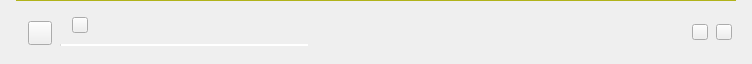
<?xml version="1.0" encoding="UTF-8"?>
<ui version="4.0">
 <class>TransferManagerDelegateWidget</class>
 <widget class="QWidget" name="TransferManagerDelegateWidget">
  <property name="geometry">
   <rect>
    <x>0</x>
    <y>0</y>
    <width>752</width>
    <height>64</height>
   </rect>
  </property>
  <property name="sizePolicy">
   <sizepolicy hsizetype="Expanding" vsizetype="Fixed">
    <horstretch>0</horstretch>
    <verstretch>0</verstretch>
   </sizepolicy>
  </property>
  <property name="minimumSize">
   <size>
    <width>0</width>
    <height>64</height>
   </size>
  </property>
  <property name="maximumSize">
   <size>
    <width>16777215</width>
    <height>64</height>
   </size>
  </property>
  <property name="windowTitle">
   <string/>
  </property>
  <property name="autoFillBackground">
   <bool>false</bool>
  </property>
  <property name="styleSheet">
   <string notr="true">
TransferManagerDelegateWidget
{
    background-color: transparent;
}

#bItemSpeed
{
background-color: transparent;
border:none;
color: #303233; /*colorToken.text-primary*/
}

#itemSepLine
{
    height: 1px;
    min-height: 1px;
    max-height: 1px;
    border: none;
    background: #B1B31A; /*colorToken.border-subtle*/
	margin-left: 16px;
	margin-right: 16px;
}

QProgressBar
{
    border-radius: 2px;
    height: 2px;
}

#sStatus QLabel
{
    qProperty-alignment: 'AlignLeft | AlignVCenter';
}

#lItemStatus
{
  color: #FF007C3E;/*colorToken.text-success*/
}

#lItemPaused,#lItemPausedQueued_1
{
  color: #FFB55407;/*colorToken.text-warning*/
}

#lItemFailed
{
  color: #FFE31B57;/*colorToken.text-error*/
}

#lRetryMsg
{
  color: #F46265;
}

#tItemRetry
{
    background-color: #ff303233; /*colorToken.button-primary*/
    color: #ff303233; /*colorToken.text-inverse-accent*/
}</string>
  </property>
  <layout class="QVBoxLayout" name="TransferManagerItemLayout">
   <property name="spacing">
    <number>0</number>
   </property>
   <property name="leftMargin">
    <number>0</number>
   </property>
   <property name="topMargin">
    <number>0</number>
   </property>
   <property name="rightMargin">
    <number>0</number>
   </property>
   <property name="bottomMargin">
    <number>0</number>
   </property>
   <item>
    <widget class="Line" name="itemSepLine">
     <property name="sizePolicy">
      <sizepolicy hsizetype="Expanding" vsizetype="Fixed">
       <horstretch>0</horstretch>
       <verstretch>0</verstretch>
      </sizepolicy>
     </property>
     <property name="orientation">
      <enum>Qt::Horizontal</enum>
     </property>
    </widget>
   </item>
   <item>
    <widget class="QStackedWidget" name="sTransferState">
     <property name="sizePolicy">
      <sizepolicy hsizetype="Expanding" vsizetype="Preferred">
       <horstretch>0</horstretch>
       <verstretch>0</verstretch>
      </sizepolicy>
     </property>
     <property name="minimumSize">
      <size>
       <width>0</width>
       <height>64</height>
      </size>
     </property>
     <property name="maximumSize">
      <size>
       <width>16777215</width>
       <height>64</height>
      </size>
     </property>
     <property name="currentIndex">
      <number>0</number>
     </property>
     <widget class="QWidget" name="stateActive">
      <property name="sizePolicy">
       <sizepolicy hsizetype="Expanding" vsizetype="Preferred">
        <horstretch>0</horstretch>
        <verstretch>0</verstretch>
       </sizepolicy>
      </property>
      <property name="minimumSize">
       <size>
        <width>0</width>
        <height>0</height>
       </size>
      </property>
      <property name="maximumSize">
       <size>
        <width>16777215</width>
        <height>16777215</height>
       </size>
      </property>
      <layout class="QHBoxLayout" name="stateActiveLayout">
       <property name="spacing">
        <number>0</number>
       </property>
       <property name="leftMargin">
        <number>28</number>
       </property>
       <property name="topMargin">
        <number>0</number>
       </property>
       <property name="rightMargin">
        <number>20</number>
       </property>
       <property name="bottomMargin">
        <number>0</number>
       </property>
       <item>
        <widget class="IconLabel" name="tFileType">
         <property name="minimumSize">
          <size>
           <width>24</width>
           <height>24</height>
          </size>
         </property>
         <property name="maximumSize">
          <size>
           <width>24</width>
           <height>24</height>
          </size>
         </property>
         <property name="iconSize">
          <size>
           <width>48</width>
           <height>48</height>
          </size>
         </property>
        </widget>
       </item>
       <item>
        <spacer name="horizontalSpacer_4">
         <property name="orientation">
          <enum>Qt::Horizontal</enum>
         </property>
         <property name="sizeType">
          <enum>QSizePolicy::Fixed</enum>
         </property>
         <property name="sizeHint" stdset="0">
          <size>
           <width>8</width>
           <height>0</height>
          </size>
         </property>
        </spacer>
       </item>
       <item>
        <widget class="QWidget" name="wName" native="true">
         <property name="sizePolicy">
          <sizepolicy hsizetype="Preferred" vsizetype="Fixed">
           <horstretch>0</horstretch>
           <verstretch>0</verstretch>
          </sizepolicy>
         </property>
         <property name="minimumSize">
          <size>
           <width>0</width>
           <height>36</height>
          </size>
         </property>
         <property name="maximumSize">
          <size>
           <width>16777215</width>
           <height>36</height>
          </size>
         </property>
         <layout class="QVBoxLayout" name="wNameLayout">
          <property name="spacing">
           <number>8</number>
          </property>
          <property name="leftMargin">
           <number>0</number>
          </property>
          <property name="topMargin">
           <number>0</number>
          </property>
          <property name="rightMargin">
           <number>10</number>
          </property>
          <property name="bottomMargin">
           <number>0</number>
          </property>
          <item>
           <widget class="QWidget" name="wTransferName" native="true">
            <property name="minimumSize">
             <size>
              <width>0</width>
              <height>20</height>
             </size>
            </property>
            <property name="maximumSize">
             <size>
              <width>16777215</width>
              <height>20</height>
             </size>
            </property>
            <layout class="QHBoxLayout" name="horizontalLayout_4" stretch="0,0,0">
             <property name="spacing">
              <number>5</number>
             </property>
             <property name="leftMargin">
              <number>0</number>
             </property>
             <property name="topMargin">
              <number>0</number>
             </property>
             <property name="rightMargin">
              <number>0</number>
             </property>
             <property name="bottomMargin">
              <number>0</number>
             </property>
             <item alignment="Qt::AlignVCenter">
              <widget class="QLabel" name="lTransferName">
               <property name="sizePolicy">
                <sizepolicy hsizetype="Preferred" vsizetype="Expanding">
                 <horstretch>0</horstretch>
                 <verstretch>0</verstretch>
                </sizepolicy>
               </property>
               <property name="minimumSize">
                <size>
                 <width>0</width>
                 <height>0</height>
                </size>
               </property>
               <property name="maximumSize">
                <size>
                 <width>16777215</width>
                 <height>16777215</height>
                </size>
               </property>
               <property name="text">
                <string/>
               </property>
               <property name="textFormat">
                <enum>Qt::PlainText</enum>
               </property>
              </widget>
             </item>
             <item>
              <widget class="IconLabel" name="lSyncIcon">
               <property name="minimumSize">
                <size>
                 <width>16</width>
                 <height>16</height>
                </size>
               </property>
               <property name="maximumSize">
                <size>
                 <width>16</width>
                 <height>16</height>
                </size>
               </property>
               <property name="text">
                <string notr="true"/>
               </property>
               <property name="icon">
                <iconset resource="../../../gui/Resources_common.qrc">
                 <normaloff>:/sync-01_small_thin_outline</normaloff>:/sync-01_small_thin_outline</iconset>
               </property>
               <property name="normal_off" stdset="0">
                <string notr="true">icon-primary</string>
               </property>
              </widget>
             </item>
             <item>
              <spacer name="nameSpacer">
               <property name="orientation">
                <enum>Qt::Horizontal</enum>
               </property>
               <property name="sizeType">
                <enum>QSizePolicy::MinimumExpanding</enum>
               </property>
               <property name="sizeHint" stdset="0">
                <size>
                 <width>38</width>
                 <height>0</height>
                </size>
               </property>
              </spacer>
             </item>
            </layout>
           </widget>
          </item>
          <item>
           <widget class="QWidget" name="wProgressBar" native="true">
            <property name="sizePolicy">
             <sizepolicy hsizetype="Expanding" vsizetype="Fixed">
              <horstretch>0</horstretch>
              <verstretch>0</verstretch>
             </sizepolicy>
            </property>
            <property name="minimumSize">
             <size>
              <width>0</width>
              <height>16</height>
             </size>
            </property>
            <property name="maximumSize">
             <size>
              <width>16777215</width>
              <height>16</height>
             </size>
            </property>
            <layout class="QHBoxLayout" name="horizontalLayout">
             <property name="spacing">
              <number>0</number>
             </property>
             <property name="leftMargin">
              <number>0</number>
             </property>
             <property name="topMargin">
              <number>0</number>
             </property>
             <property name="rightMargin">
              <number>38</number>
             </property>
             <property name="bottomMargin">
              <number>0</number>
             </property>
             <item>
              <widget class="QProgressBar" name="pbTransfer">
               <property name="sizePolicy">
                <sizepolicy hsizetype="Expanding" vsizetype="Fixed">
                 <horstretch>0</horstretch>
                 <verstretch>0</verstretch>
                </sizepolicy>
               </property>
               <property name="minimumSize">
                <size>
                 <width>0</width>
                 <height>2</height>
                </size>
               </property>
               <property name="maximumSize">
                <size>
                 <width>16777215</width>
                 <height>2</height>
                </size>
               </property>
               <property name="maximum">
                <number>1000</number>
               </property>
               <property name="value">
                <number>0</number>
               </property>
               <property name="textVisible">
                <bool>false</bool>
               </property>
               <property name="invertedAppearance">
                <bool>false</bool>
               </property>
               <property name="format">
                <string notr="true"/>
               </property>
              </widget>
             </item>
            </layout>
           </widget>
          </item>
         </layout>
        </widget>
       </item>
       <item>
        <widget class="QWidget" name="wSize" native="true">
         <property name="sizePolicy">
          <sizepolicy hsizetype="Fixed" vsizetype="Fixed">
           <horstretch>0</horstretch>
           <verstretch>0</verstretch>
          </sizepolicy>
         </property>
         <property name="minimumSize">
          <size>
           <width>0</width>
           <height>0</height>
          </size>
         </property>
         <property name="maximumSize">
          <size>
           <width>16777215</width>
           <height>16777215</height>
          </size>
         </property>
         <layout class="QHBoxLayout" name="horizontalLayout_2">
          <property name="spacing">
           <number>0</number>
          </property>
          <property name="leftMargin">
           <number>0</number>
          </property>
          <property name="topMargin">
           <number>0</number>
          </property>
          <property name="rightMargin">
           <number>10</number>
          </property>
          <property name="bottomMargin">
           <number>0</number>
          </property>
          <item alignment="Qt::AlignVCenter">
           <widget class="QLabel" name="lDone">
            <property name="minimumSize">
             <size>
              <width>0</width>
              <height>0</height>
             </size>
            </property>
            <property name="maximumSize">
             <size>
              <width>16777215</width>
              <height>16777215</height>
             </size>
            </property>
            <property name="text">
             <string/>
            </property>
            <property name="font-size" stdset="0">
             <string notr="true">caption</string>
            </property>
           </widget>
          </item>
          <item alignment="Qt::AlignVCenter">
           <widget class="QLabel" name="lTotal">
            <property name="minimumSize">
             <size>
              <width>0</width>
              <height>0</height>
             </size>
            </property>
            <property name="maximumSize">
             <size>
              <width>16777215</width>
              <height>16777215</height>
             </size>
            </property>
            <property name="text">
             <string/>
            </property>
            <property name="semibold" stdset="0">
             <bool>true</bool>
            </property>
            <property name="font-size" stdset="0">
             <string notr="true">caption</string>
            </property>
           </widget>
          </item>
          <item>
           <spacer name="horizontalSpacer">
            <property name="orientation">
             <enum>Qt::Horizontal</enum>
            </property>
            <property name="sizeHint" stdset="0">
             <size>
              <width>0</width>
              <height>0</height>
             </size>
            </property>
           </spacer>
          </item>
         </layout>
        </widget>
       </item>
       <item>
        <widget class="QWidget" name="cSpeedItem" native="true">
         <property name="sizePolicy">
          <sizepolicy hsizetype="Fixed" vsizetype="Fixed">
           <horstretch>0</horstretch>
           <verstretch>0</verstretch>
          </sizepolicy>
         </property>
         <property name="minimumSize">
          <size>
           <width>0</width>
           <height>0</height>
          </size>
         </property>
         <property name="maximumSize">
          <size>
           <width>16777215</width>
           <height>16777215</height>
          </size>
         </property>
         <layout class="QHBoxLayout" name="horizontalLayout_10">
          <property name="spacing">
           <number>0</number>
          </property>
          <property name="leftMargin">
           <number>0</number>
          </property>
          <property name="topMargin">
           <number>0</number>
          </property>
          <property name="rightMargin">
           <number>10</number>
          </property>
          <property name="bottomMargin">
           <number>0</number>
          </property>
          <item alignment="Qt::AlignLeft">
           <widget class="TokenizableButton" name="bItemSpeed" native="true">
            <property name="sizePolicy">
             <sizepolicy hsizetype="Expanding" vsizetype="Expanding">
              <horstretch>0</horstretch>
              <verstretch>0</verstretch>
             </sizepolicy>
            </property>
            <property name="minimumSize">
             <size>
              <width>0</width>
              <height>0</height>
             </size>
            </property>
            <property name="maximumSize">
             <size>
              <width>16777215</width>
              <height>16777215</height>
             </size>
            </property>
            <property name="text" stdset="0">
             <string notr="true"/>
            </property>
            <property name="iconSize" stdset="0">
             <size>
              <width>16</width>
              <height>16</height>
             </size>
            </property>
            <property name="normal_off" stdset="0">
             <string notr="true">icon-primary</string>
            </property>
            <property name="font-size" stdset="0">
             <string notr="true">caption</string>
            </property>
            <property name="semibold" stdset="0">
             <bool>true</bool>
            </property>
           </widget>
          </item>
          <item>
           <spacer name="horizontalSpacer_11">
            <property name="orientation">
             <enum>Qt::Horizontal</enum>
            </property>
            <property name="sizeHint" stdset="0">
             <size>
              <width>0</width>
              <height>0</height>
             </size>
            </property>
           </spacer>
          </item>
         </layout>
        </widget>
       </item>
       <item>
        <widget class="QStackedWidget" name="sStatus">
         <property name="minimumSize">
          <size>
           <width>0</width>
           <height>0</height>
          </size>
         </property>
         <property name="maximumSize">
          <size>
           <width>16777215</width>
           <height>16777215</height>
          </size>
         </property>
         <property name="currentIndex">
          <number>0</number>
         </property>
         <widget class="QWidget" name="pActive">
          <layout class="QHBoxLayout" name="horizontalLayout_6">
           <property name="spacing">
            <number>0</number>
           </property>
           <property name="leftMargin">
            <number>0</number>
           </property>
           <property name="topMargin">
            <number>0</number>
           </property>
           <property name="rightMargin">
            <number>10</number>
           </property>
           <property name="bottomMargin">
            <number>0</number>
           </property>
           <item alignment="Qt::AlignVCenter">
            <widget class="QLabel" name="lItemStatus">
             <property name="wordWrap">
              <bool>true</bool>
             </property>
             <property name="font-size" stdset="0">
              <string notr="true">caption</string>
             </property>
            </widget>
           </item>
           <item>
            <spacer name="horizontalSpacer_10">
             <property name="orientation">
              <enum>Qt::Horizontal</enum>
             </property>
             <property name="sizeHint" stdset="0">
              <size>
               <width>0</width>
               <height>0</height>
              </size>
             </property>
            </spacer>
           </item>
          </layout>
         </widget>
         <widget class="QWidget" name="pQueued">
          <layout class="QHBoxLayout" name="horizontalLayout_8">
           <property name="spacing">
            <number>0</number>
           </property>
           <property name="leftMargin">
            <number>0</number>
           </property>
           <property name="topMargin">
            <number>0</number>
           </property>
           <property name="rightMargin">
            <number>10</number>
           </property>
           <property name="bottomMargin">
            <number>0</number>
           </property>
           <item alignment="Qt::AlignVCenter">
            <widget class="QLabel" name="lItemQueued">
             <property name="text">
              <string/>
             </property>
             <property name="font-size" stdset="0">
              <string notr="true">caption</string>
             </property>
            </widget>
           </item>
           <item>
            <spacer name="horizontalSpacer_8">
             <property name="orientation">
              <enum>Qt::Horizontal</enum>
             </property>
             <property name="sizeHint" stdset="0">
              <size>
               <width>0</width>
               <height>0</height>
              </size>
             </property>
            </spacer>
           </item>
          </layout>
         </widget>
         <widget class="QWidget" name="pRetry">
          <layout class="QHBoxLayout" name="horizontalLayout_9">
           <property name="spacing">
            <number>0</number>
           </property>
           <property name="leftMargin">
            <number>0</number>
           </property>
           <property name="topMargin">
            <number>0</number>
           </property>
           <property name="rightMargin">
            <number>10</number>
           </property>
           <property name="bottomMargin">
            <number>0</number>
           </property>
           <item alignment="Qt::AlignVCenter">
            <widget class="QLabel" name="lRetryMsg">
             <property name="minimumSize">
              <size>
               <width>0</width>
               <height>0</height>
              </size>
             </property>
             <property name="maximumSize">
              <size>
               <width>16777215</width>
               <height>16777215</height>
              </size>
             </property>
             <property name="text">
              <string/>
             </property>
             <property name="wordWrap">
              <bool>true</bool>
             </property>
             <property name="font-size" stdset="0">
              <string notr="true">caption</string>
             </property>
            </widget>
           </item>
           <item>
            <spacer name="horizontalSpacer_7">
             <property name="orientation">
              <enum>Qt::Horizontal</enum>
             </property>
             <property name="sizeHint" stdset="0">
              <size>
               <width>0</width>
               <height>0</height>
              </size>
             </property>
            </spacer>
           </item>
          </layout>
         </widget>
         <widget class="QWidget" name="pPaused">
          <layout class="QHBoxLayout" name="horizontalLayout_7">
           <property name="spacing">
            <number>0</number>
           </property>
           <property name="leftMargin">
            <number>0</number>
           </property>
           <property name="topMargin">
            <number>0</number>
           </property>
           <property name="rightMargin">
            <number>10</number>
           </property>
           <property name="bottomMargin">
            <number>0</number>
           </property>
           <item alignment="Qt::AlignVCenter">
            <widget class="QLabel" name="lItemPaused">
             <property name="text">
              <string/>
             </property>
             <property name="font-size" stdset="0">
              <string notr="true">caption</string>
             </property>
            </widget>
           </item>
           <item>
            <spacer name="horizontalSpacer_9">
             <property name="orientation">
              <enum>Qt::Horizontal</enum>
             </property>
             <property name="sizeHint" stdset="0">
              <size>
               <width>0</width>
               <height>0</height>
              </size>
             </property>
            </spacer>
           </item>
          </layout>
         </widget>
         <widget class="QWidget" name="pPausedQueued">
          <layout class="QHBoxLayout" name="horizontalLayout_3" stretch="1,0">
           <property name="spacing">
            <number>0</number>
           </property>
           <property name="leftMargin">
            <number>0</number>
           </property>
           <property name="topMargin">
            <number>0</number>
           </property>
           <property name="rightMargin">
            <number>5</number>
           </property>
           <property name="bottomMargin">
            <number>0</number>
           </property>
           <item alignment="Qt::AlignVCenter">
            <widget class="QWidget" name="cPausedQueued" native="true">
             <property name="sizePolicy">
              <sizepolicy hsizetype="Expanding" vsizetype="Preferred">
               <horstretch>0</horstretch>
               <verstretch>0</verstretch>
              </sizepolicy>
             </property>
             <layout class="QHBoxLayout" name="horizontalLayout_11">
              <property name="spacing">
               <number>3</number>
              </property>
              <property name="leftMargin">
               <number>0</number>
              </property>
              <property name="topMargin">
               <number>0</number>
              </property>
              <property name="rightMargin">
               <number>0</number>
              </property>
              <property name="bottomMargin">
               <number>0</number>
              </property>
              <item alignment="Qt::AlignVCenter">
               <widget class="QLabel" name="lItemPausedQueued_1">
                <property name="minimumSize">
                 <size>
                  <width>0</width>
                  <height>0</height>
                 </size>
                </property>
                <property name="maximumSize">
                 <size>
                  <width>16777215</width>
                  <height>16777215</height>
                 </size>
                </property>
                <property name="text">
                 <string/>
                </property>
                <property name="font-size" stdset="0">
                 <string notr="true">caption</string>
                </property>
               </widget>
              </item>
              <item alignment="Qt::AlignVCenter">
               <widget class="QLabel" name="lItemPausedQueued_2">
                <property name="minimumSize">
                 <size>
                  <width>0</width>
                  <height>0</height>
                 </size>
                </property>
                <property name="maximumSize">
                 <size>
                  <width>16777215</width>
                  <height>16777215</height>
                 </size>
                </property>
                <property name="text">
                 <string/>
                </property>
                <property name="font-size" stdset="0">
                 <string notr="true">caption</string>
                </property>
               </widget>
              </item>
              <item>
               <spacer name="horizontalSpacer_5">
                <property name="orientation">
                 <enum>Qt::Horizontal</enum>
                </property>
                <property name="sizeHint" stdset="0">
                 <size>
                  <width>0</width>
                  <height>0</height>
                 </size>
                </property>
               </spacer>
              </item>
             </layout>
            </widget>
           </item>
           <item>
            <spacer name="horizontalSpacer_3">
             <property name="orientation">
              <enum>Qt::Horizontal</enum>
             </property>
             <property name="sizeHint" stdset="0">
              <size>
               <width>0</width>
               <height>0</height>
              </size>
             </property>
            </spacer>
           </item>
          </layout>
         </widget>
         <widget class="QWidget" name="pFailed">
          <layout class="QHBoxLayout" name="pFailedLayout" stretch="1,0">
           <property name="spacing">
            <number>0</number>
           </property>
           <property name="leftMargin">
            <number>0</number>
           </property>
           <property name="topMargin">
            <number>0</number>
           </property>
           <property name="rightMargin">
            <number>10</number>
           </property>
           <property name="bottomMargin">
            <number>0</number>
           </property>
           <item>
            <widget class="QWidget" name="cFailed" native="true">
             <property name="sizePolicy">
              <sizepolicy hsizetype="Expanding" vsizetype="Preferred">
               <horstretch>0</horstretch>
               <verstretch>0</verstretch>
              </sizepolicy>
             </property>
             <layout class="QHBoxLayout" name="horizontalLayout_5">
              <property name="spacing">
               <number>8</number>
              </property>
              <property name="leftMargin">
               <number>0</number>
              </property>
              <property name="topMargin">
               <number>0</number>
              </property>
              <property name="rightMargin">
               <number>0</number>
              </property>
              <property name="bottomMargin">
               <number>0</number>
              </property>
              <item alignment="Qt::AlignVCenter">
               <widget class="QLabel" name="lItemFailed">
                <property name="minimumSize">
                 <size>
                  <width>0</width>
                  <height>0</height>
                 </size>
                </property>
                <property name="maximumSize">
                 <size>
                  <width>16777215</width>
                  <height>16777215</height>
                 </size>
                </property>
                <property name="text">
                 <string/>
                </property>
                <property name="font-size" stdset="0">
                 <string notr="true">caption</string>
                </property>
               </widget>
              </item>
              <item>
               <widget class="TokenizableButton" name="tItemRetry" native="true">
                <property name="sizePolicy">
                 <sizepolicy hsizetype="Preferred" vsizetype="Fixed">
                  <horstretch>0</horstretch>
                  <verstretch>0</verstretch>
                 </sizepolicy>
                </property>
                <property name="minimumSize">
                 <size>
                  <width>0</width>
                  <height>0</height>
                 </size>
                </property>
                <property name="maximumSize">
                 <size>
                  <width>16777215</width>
                  <height>16777215</height>
                 </size>
                </property>
                <property name="text" stdset="0">
                 <string/>
                </property>
                <property name="type" stdset="0">
                 <string notr="true">primary</string>
                </property>
                <property name="dimension" stdset="0">
                 <string notr="true">small</string>
                </property>
                <property name="semibold" stdset="0">
                 <bool>true</bool>
                </property>
               </widget>
              </item>
              <item>
               <spacer name="horizontalSpacer_2">
                <property name="orientation">
                 <enum>Qt::Horizontal</enum>
                </property>
                <property name="sizeHint" stdset="0">
                 <size>
                  <width>80</width>
                  <height>0</height>
                 </size>
                </property>
               </spacer>
              </item>
             </layout>
            </widget>
           </item>
           <item>
            <spacer name="horizontalSpacer_6">
             <property name="orientation">
              <enum>Qt::Horizontal</enum>
             </property>
             <property name="sizeHint" stdset="0">
              <size>
               <width>0</width>
               <height>0</height>
              </size>
             </property>
            </spacer>
           </item>
          </layout>
         </widget>
        </widget>
       </item>
       <item>
        <widget class="QLabel" name="lItemTime">
         <property name="sizePolicy">
          <sizepolicy hsizetype="Fixed" vsizetype="Fixed">
           <horstretch>0</horstretch>
           <verstretch>0</verstretch>
          </sizepolicy>
         </property>
         <property name="minimumSize">
          <size>
           <width>0</width>
           <height>0</height>
          </size>
         </property>
         <property name="maximumSize">
          <size>
           <width>16777215</width>
           <height>16777215</height>
          </size>
         </property>
         <property name="font-size" stdset="0">
          <string notr="true">caption</string>
         </property>
        </widget>
       </item>
       <item>
        <widget class="QWidget" name="wActionButtonsContainer" native="true">
         <property name="minimumSize">
          <size>
           <width>0</width>
           <height>0</height>
          </size>
         </property>
         <layout class="QHBoxLayout" name="horizontalLayout_12">
          <property name="spacing">
           <number>8</number>
          </property>
          <property name="leftMargin">
           <number>0</number>
          </property>
          <property name="topMargin">
           <number>0</number>
          </property>
          <property name="rightMargin">
           <number>0</number>
          </property>
          <property name="bottomMargin">
           <number>0</number>
          </property>
          <item>
           <widget class="QWidget" name="wPauseResume" native="true">
            <property name="sizePolicy">
             <sizepolicy hsizetype="Fixed" vsizetype="Fixed">
              <horstretch>0</horstretch>
              <verstretch>0</verstretch>
             </sizepolicy>
            </property>
            <property name="minimumSize">
             <size>
              <width>16</width>
              <height>63</height>
             </size>
            </property>
            <property name="maximumSize">
             <size>
              <width>16</width>
              <height>63</height>
             </size>
            </property>
            <layout class="QHBoxLayout" name="wPauseResumeLayout">
             <property name="spacing">
              <number>0</number>
             </property>
             <property name="leftMargin">
              <number>0</number>
             </property>
             <property name="topMargin">
              <number>0</number>
             </property>
             <property name="rightMargin">
              <number>0</number>
             </property>
             <property name="bottomMargin">
              <number>0</number>
             </property>
             <item>
              <widget class="TokenizableToolButton" name="tPauseResumeTransfer">
               <property name="minimumSize">
                <size>
                 <width>16</width>
                 <height>16</height>
                </size>
               </property>
               <property name="maximumSize">
                <size>
                 <width>16</width>
                 <height>16</height>
                </size>
               </property>
               <property name="type" stdset="0">
                <string notr="true">ghost</string>
               </property>
              </widget>
             </item>
            </layout>
           </widget>
          </item>
          <item>
           <widget class="QWidget" name="wClearCancel" native="true">
            <property name="sizePolicy">
             <sizepolicy hsizetype="Fixed" vsizetype="Fixed">
              <horstretch>0</horstretch>
              <verstretch>0</verstretch>
             </sizepolicy>
            </property>
            <property name="minimumSize">
             <size>
              <width>16</width>
              <height>63</height>
             </size>
            </property>
            <property name="maximumSize">
             <size>
              <width>16</width>
              <height>63</height>
             </size>
            </property>
            <layout class="QHBoxLayout" name="wClearCancelLayout">
             <property name="spacing">
              <number>0</number>
             </property>
             <property name="leftMargin">
              <number>0</number>
             </property>
             <property name="topMargin">
              <number>0</number>
             </property>
             <property name="rightMargin">
              <number>0</number>
             </property>
             <property name="bottomMargin">
              <number>0</number>
             </property>
             <item>
              <widget class="TokenizableToolButton" name="tCancelClearTransfer">
               <property name="minimumSize">
                <size>
                 <width>16</width>
                 <height>16</height>
                </size>
               </property>
               <property name="maximumSize">
                <size>
                 <width>16</width>
                 <height>16</height>
                </size>
               </property>
               <property name="type" stdset="0">
                <string notr="true">ghost</string>
               </property>
              </widget>
             </item>
            </layout>
           </widget>
          </item>
         </layout>
        </widget>
       </item>
      </layout>
     </widget>
    </widget>
   </item>
  </layout>
 </widget>
 <customwidgets>
  <customwidget>
   <class>IconLabel</class>
   <extends>QToolButton</extends>
   <header>tokenizer/TokenizableItems/IconLabel.h</header>
  </customwidget>
  <customwidget>
   <class>TokenizableButton</class>
   <extends>QWidget</extends>
   <header>tokenizer/TokenizableItems/TokenizableButtons.h </header>
  </customwidget>
  <customwidget>
   <class>TokenizableToolButton</class>
   <extends>QToolButton</extends>
   <header>tokenizer/TokenizableItems/TokenizableButtons.h </header>
  </customwidget>
 </customwidgets>
 <resources>
  <include location="../../../gui/Resources_common.qrc"/>
 </resources>
 <connections/>
</ui>
